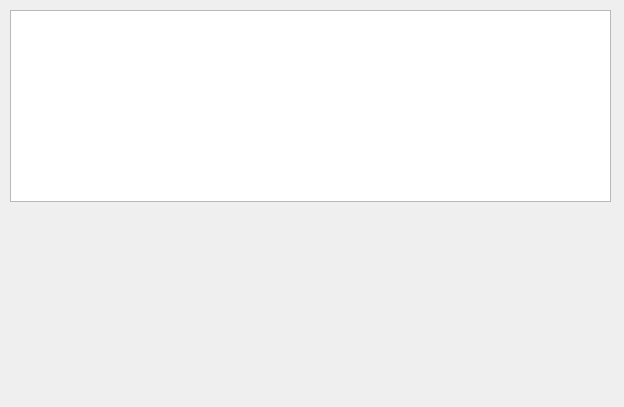
<?xml version="1.0" encoding="UTF-8"?>
<ui version="4.0">
 <class>mainWindow</class>
 <widget class="QWidget" name="mainWindow">
  <property name="geometry">
   <rect>
    <x>0</x>
    <y>0</y>
    <width>624</width>
    <height>407</height>
   </rect>
  </property>
  <property name="windowTitle">
   <string>Form</string>
  </property>
  <widget class="QTextBrowser" name="textBrowser">
   <property name="geometry">
    <rect>
     <x>10</x>
     <y>10</y>
     <width>601</width>
     <height>192</height>
    </rect>
   </property>
  </widget>
  <widget class="QLabel" name="imageLabel">
   <property name="geometry">
    <rect>
     <x>10</x>
     <y>220</y>
     <width>191</width>
     <height>181</height>
    </rect>
   </property>
   <property name="text">
    <string/>
   </property>
  </widget>
  <widget class="QLabel" name="imagelabel_2">
   <property name="geometry">
    <rect>
     <x>200</x>
     <y>220</y>
     <width>201</width>
     <height>181</height>
    </rect>
   </property>
   <property name="text">
    <string/>
   </property>
  </widget>
  <widget class="QWidget" name="widget" native="true">
   <property name="geometry">
    <rect>
     <x>399</x>
     <y>219</y>
     <width>211</width>
     <height>181</height>
    </rect>
   </property>
  </widget>
 </widget>
 <resources/>
 <connections/>
</ui>
